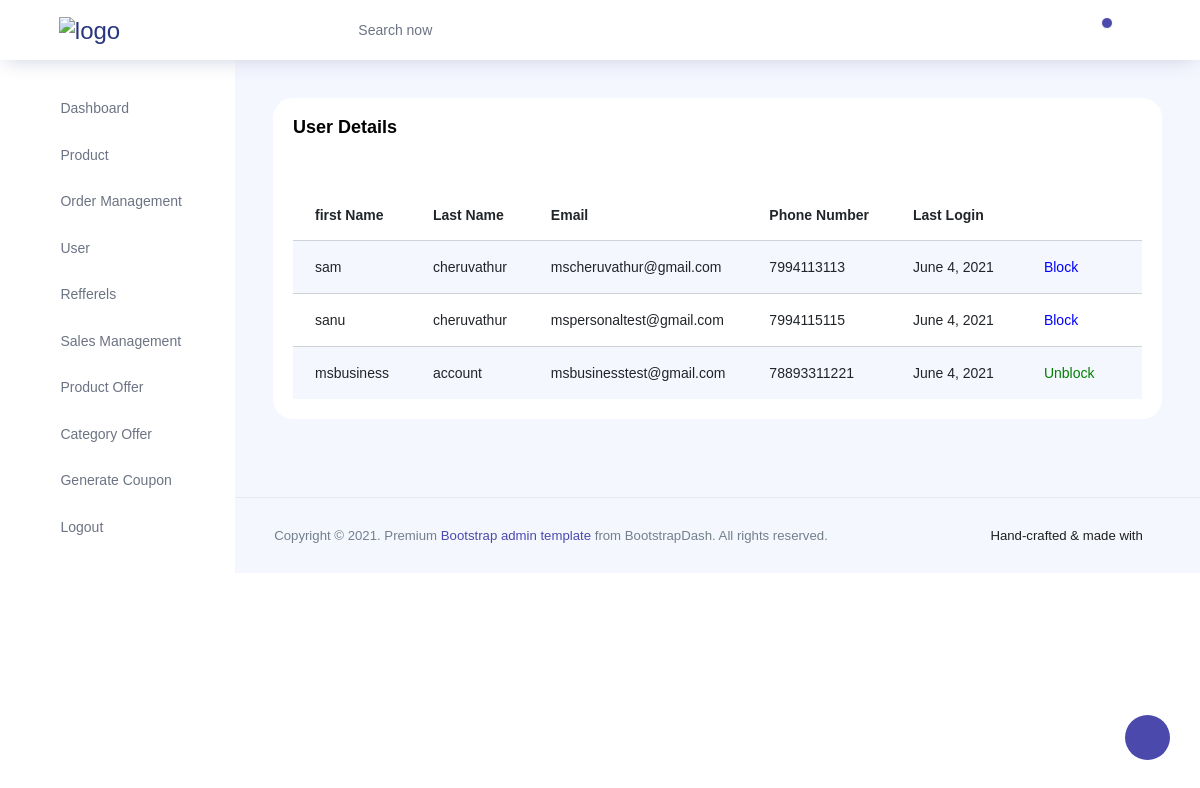
Before: /accounts/user_details (signed in) with the older database file.
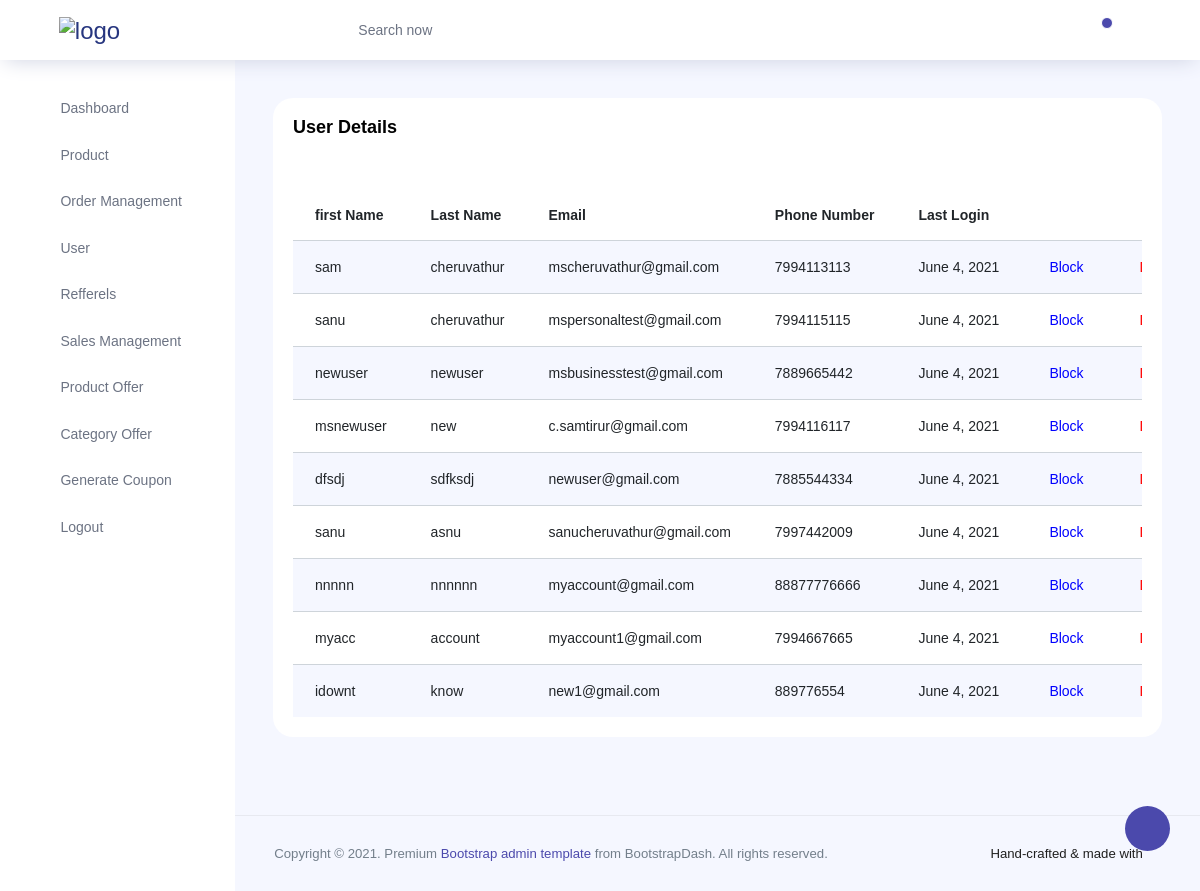
After: the same page with the newer database file.
### accounts/models.py (models this page shows, shortened)
class Account(AbstractBaseUser):
    first_name = models.CharField(max_length=50,)
    last_name = models.CharField(max_length=50,)
    username = models.CharField(max_length=50,unique=True)
    email = models.EmailField(max_length=100,unique=True)
    phone_number = models.CharField(max_length=50)
    date_joined = models.DateField(auto_now_add=True)
    last_login = models.DateField(auto_now_add=True)
    is_admin = models.BooleanField(default=False)
    is_staff = models.BooleanField(default=False)
    is_active = models.BooleanField(default=False)
    is_superadmin = models.BooleanField(default=False)
    USERNAME_FIELD = 'email'
    REQUIRED_FIELDS = ['username','first_name','last_name']
    objects = MyAccountManager()

### accounts/decorator.py (the view)
    def wrapper_func(request, *args, **kwargs):
        if request.session.has_key('is_logged') == False:
            return render(request,'admin_panel_templates/login.html')
        else:
            return view_func(request, *args, **kwargs)

### accounts/decorator.py (called while the page is built)
def admin_decorator(view_func):
    def wrapper_func(request, *args, **kwargs):
        if request.session.has_key('is_logged') == False:
            return render(request,'admin_panel_templates/login.html')
        else:
            return view_func(request, *args, **kwargs)
    return wrapper_func

### accounts/views.py (called while the page is built)
@admin_decorator
def user_details(request):
    user = Account.objects.all()
    context = {'user':user}
    return render (request,'admin_panel_templates/user.html',context)

### cart/context_processors.py (called while the page is built)
def counter(request):
    cart_count = 0
    if 'admin' in request.path:
        return {}
    else:
        try:
            cart = Cart.objects.filter(cart_id=_cart_id(request))
            if  request.user.is_authenticated:
                cart_items = CartItem.objects.all().filter(user=request.user)
            else:
                cart_items = CartItem.objects.all().filter(cart=cart[:1])
            for cart_item in cart_items:
                cart_count += cart_item.quantity
        except Cart.DoesNotExist:
            cart_item = 0
        return dict(cart_count = cart_count)

### cart/views.py (called while the page is built)
def _cart_id(request):
    cart = request.session.session_key
    if not cart:
        cart = request.session.create()
    return cart

### category/context_processors.py (called while the page is built)
def menu_links(request):
    links = Category.objects.all()
    return dict(links=links)

### templates/admin_panel_templates/user.html
{% extends 'admin_panel_templates/admin_base.html' %}
{% load static %}
{% block content%}
              <div class="col-lg-12 grid-margin stretch-card">
              <div class="card">
                <div class="card-body">
                  <h4 class="card-title">User Details</h4>
                  <p class="card-description">
                     <code></code>
                  </p>
                  <div class="table-responsive">
                    <table class="table table-striped" id="myTable">
                      <thead>
                        <tr>
                          <th>
                            first Name
                          </th>
                          <th>
                            Last Name
                          </th>
                          <th>
                            Email
                          </th>
                          <th>
                            Phone Number
                          </th>
                          <th>
                            Last Login
                          </th>
                        </tr>
                      </thead>
                      <tbody>
                      {% for users in user %}
                        <tr>
                          <td class="py-1">
                            {{users.first_name}}
                          </td>
                          <td>
                            {{users.last_name}}
                          </td>
                          <td>
                            {{users.email}}
                          </td>
                          <td>
                            {{users.phone_number}}
                          </td>
                          <td>
                            {{users.last_login}}
                          </td>
                          <td>
                            {% if users.is_active == True %}
                            <button style="background: rgba(0,0,0,0); border:none; color:blue;" onclick="return confirm ('Do you want to Block the {{users.username}}') ? window.location.href='{% url 'block_user' users.id %}' : '' ">Block</button>
                            {% else %}
                            <button style="background: rgba(0,0,0,0); border:none; color:green;" onclick="return confirm ('Do you want to Unblock the {{users.username}}') ? window.location.href='{% url 'unblock_user' users.id %}' : '' ">Unblock</button>
                            {% endif %}
                          </td>
                        <td>
                            <button style="background: rgba(0,0,0,0); border:none; color:red;" onclick="return confirm ('Do you want to delete the {{users.username}}') ? window.location.href='{% url 'delete_user' users.id %}' : '' ">Delete</button>
                        </td>
                          {% endfor %}
                        </tr>
                      </tbody>
                    </table>
                  </div>
                </div>
              </div>
            </div>
          </div>
        </div>
 {% endblock %}

### templates/admin_panel_templates/admin_base.html (shortened to what this page needs)
<!DOCTYPE html>
{% load static %}
<html lang="en">
<head>
  <link rel="stylesheet" href="{% static 'vendors/feather/feather.css' %}">
  <link rel="stylesheet" href="{% static 'vendors/ti-icons/css/themify-icons.css' %}">
  <link rel="stylesheet" href="{% static 'vendors/css/vendor.bundle.base.css' %}">
  <link rel="stylesheet" href="{% static 'vendors/datatables.net-bs4/dataTables.bootstrap4.css' %}">
  <link rel="stylesheet" href="{% static 'vendors/ti-icons/css/themify-icons.css' %}">
  <link rel="stylesheet" type="text/css" href="{% static 'js/select.dataTables.min.css' %}">
  <link rel="stylesheet" href="{% static 'css/vertical-layout-light/style.css' %}">
</head>
<body>
  <div class="container-scroller">
    <nav class="navbar col-lg-12 col-12 p-0 fixed-top d-flex flex-row">
      <div class="text-center navbar-brand-wrapper d-flex align-items-center justify-content-center">
        <a class="navbar-brand brand-logo mr-5" href="{% url 'admin_panel' %}"><img src="{% static 'images/logo.png' %}" class="mr-2" alt="logo"/></a>
      </div>
      <div class="navbar-menu-wrapper d-flex align-items-center justify-content-end">
        <button class="navbar-toggler navbar-toggler align-self-center" type="button" data-toggle="minimize">
          <span class="icon-menu"></span>
        </button>
        <ul class="navbar-nav mr-lg-2">
          <li class="nav-item nav-search d-none d-lg-block">
            <div class="input-group">
              <div class="input-group-prepend hover-cursor" id="navbar-search-icon">
                <span class="input-group-text" id="search">
                  <i class="icon-search"></i>
                </span>
              </div>
              <input type="text" class="form-control" id="myInput" onkeyup="myFunction()" placeholder="Search now" aria-label="search" aria-describedby="search">
            </div>
          </li>
        </ul>
        <ul class="navbar-nav navbar-nav-right">
          <li class="nav-item dropdown">
            <a class="nav-link count-indicator dropdown-toggle" id="notificationDropdown" href="#" data-toggle="dropdown">
              <i class="icon-bell mx-0"></i>
              <span class="count"></span>
            </a>
          </li>
          <li class="nav-item nav-settings d-none d-lg-flex">
            <a class="nav-link" href="#">
              <i class="icon-ellipsis"></i>
            </a>
          </li>
        </ul>
      </div>
    </nav>
    <div class="container-fluid page-body-wrapper">
      <div class="theme-setting-wrapper">
        <div id="settings-trigger"><i class="ti-settings"></i></div>
      </div>
      <nav class="sidebar sidebar-offcanvas" id="sidebar">
        <ul class="nav">
          <li class="nav-item">
            <a class="nav-link" href="{% url 'admin_panel' %}">
              <i class="icon-grid menu-icon"></i>
              <span class="menu-title">Dashboard</span>
            </a>
          </li>
          <li class="nav-item">
            <a class="nav-link" data-toggle="collapse" href="#ui-basic" aria-expanded="false" aria-controls="ui-basic">
              <i class="icon-layout menu-icon"></i>
              <span class="menu-title">Product</span>
              <i class="menu-arrow"></i>
            </a>
          </li>
          <li class="nav-item">
            <a class="nav-link" href="{% url 'order_management' %}">
              <i class="icon-grid menu-icon"></i>
              <span class="menu-title">Order Management</span>
            </a>
          </li>
          <li class="nav-item">
            <a class="nav-link" href="{% url 'user_details' %}">
              <i class="icon-grid menu-icon"></i>
              <span class="menu-title">User</span>
            </a>
          </li>
          <li class="nav-item">
            <a class="nav-link" href="{% url 'refferels' %}">
              <i class="icon-grid menu-icon"></i>
              <span class="menu-title">Refferels</span>
            </a>
          </li>
          <li class="nav-item">
            <a class="nav-link" href="{% url 'sales_management' %}">
              <i class="icon-grid menu-icon"></i>
              <span class="menu-title">Sales Management</span>
            </a>
          </li>
          <li class="nav-item">
            <a class="nav-link" href="{% url 'product_offer' %}">
              <i class="icon-grid menu-icon"></i>
              <span class="menu-title">Product Offer</span>
            </a>
          </li>
          <li class="nav-item">
            <a class="nav-link" href="{% url 'category_offer' %}">
              <i class="icon-grid menu-icon"></i>
              <span class="menu-title">Category Offer</span>
            </a>
          </li>
            <li class="nav-item">
            <a class="nav-link" href="{% url 'coupon_discount' %}">
              <i class="icon-grid menu-icon"></i>
              <span class="menu-title">Generate Coupon</span>
            </a>
          </li>
          <li class="nav-item">
            <a class="nav-link" href="{% url 'admin_logout' %}">
              <i class="icon-grid menu-icon"></i>
              <span class="menu-title">Logout</span>
            </a>
          </li>
        </ul>
      </nav>
      <div class="main-panel">
        <div class="row">
          <div class="content-wrapper">
        {% block content %}
        {% endblock %}
        <footer class="footer">
          <div class="d-sm-flex justify-content-center justify-content-sm-between">
            <span class="text-muted text-center text-sm-left d-block d-sm-inline-block">Copyright © 2021.  Premium <a href="https://www.bootstrapdash.com/" target="_blank">Bootstrap admin template</a> from BootstrapDash. All rights reserved.</span>
            <span class="float-none float-sm-right d-block mt-1 mt-sm-0 text-center">Hand-crafted & made with <i class="ti-heart text-danger ml-1"></i></span>
          </div>
        </footer>
      </div>
    </div>
  </div>
</body>
</html>

Changed rows visible on the page:
removed Account: first_name "msbusiness", last_name "account", email "msbusinesstest@gmail.com", phone_number "78893311221", last_login "June 4, 2021"
added Account: first_name "newuser", last_name "newuser", email "msbusinesstest@gmail.com", phone_number "7889665442", last_login "June 4, 2021"
added Account: first_name "msnewuser", last_name "new", email "c.samtirur@gmail.com", phone_number "7994116117", last_login "June 4, 2021"
added Account: first_name "dfsdj", last_name "sdfksdj", email "newuser@gmail.com", phone_number "7885544334", last_login "June 4, 2021"
added Account: first_name "sanu", last_name "asnu", email "sanucheruvathur@gmail.com", phone_number "7997442009", last_login "June 4, 2021"
added Account: first_name "nnnnn", last_name "nnnnnn", email "myaccount@gmail.com", phone_number "88877776666", last_login "June 4, 2021"
added Account: first_name "myacc", last_name "account", email "myaccount1@gmail.com", phone_number "7994667665", last_login "June 4, 2021"
added Account: first_name "idownt", last_name "know", email "new1@gmail.com", phone_number "889776554", last_login "June 4, 2021"
